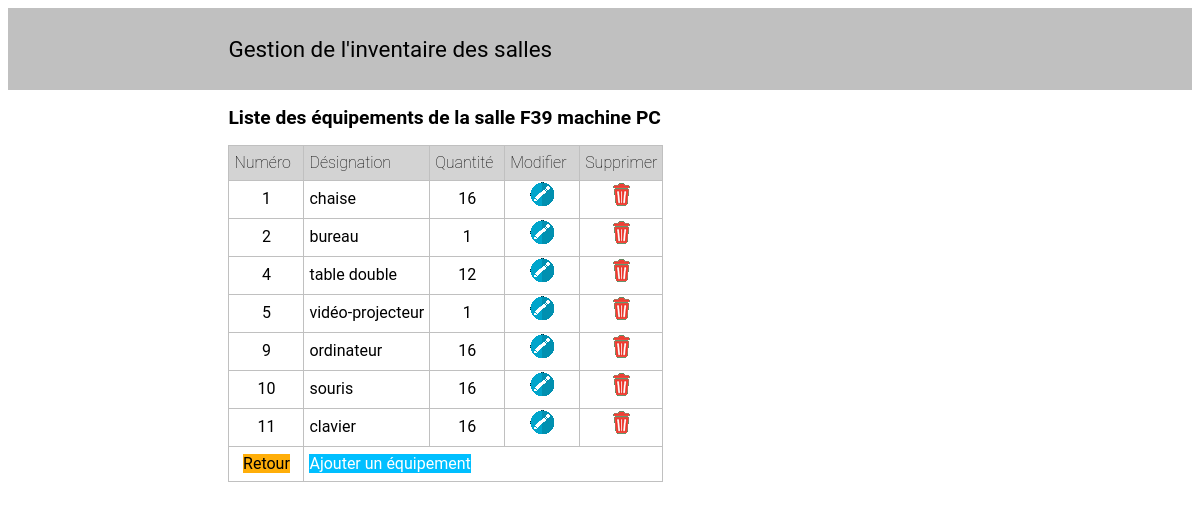
Page /controleur/salleEquipt.php?num=F39 on the committed database.
### tables this page shows
CREATE TABLE `SALLE` (
  `num_salle` varchar(5) NOT NULL,
  `lib_salle` varchar(30) DEFAULT NULL,
  `etage` varchar(5) NOT NULL,
  PRIMARY KEY (`num_salle`)
);

CREATE TABLE `TYPE_EQUIPT` (
  `id_equipt` int(11) NOT NULL AUTO_INCREMENT,
  `lib_equipt` varchar(30) NOT NULL,
  `commentaire` varchar(200) DEFAULT NULL,
  PRIMARY KEY (`id_equipt`)
);

CREATE TABLE `CONTIENT` (
  `num_salle` varchar(5) NOT NULL,
  `id_equipt` int(11) NOT NULL,
  `qte` int(11) NOT NULL,
  PRIMARY KEY (`num_salle`,`id_equipt`)
);

### modele/connexion.php (called while the page is built)
<?php
class Connexion {
    private $db;
    public function __construct() {
        $db_config = [
            'SGBD' => 'mysql',
            'HOST' => 'devbdd.iutmetz.univ-lorraine.fr',
            'DB_NAME' => 'guillera2u_salles',
            'USER' => 'guillera2u_appli',
            'PASSWORD' => '32229052'
        ];
        try {
            $this->db = new PDO($db_config['SGBD'] . ':host=' . $db_config['HOST'] . ';dbname=' . $db_config['DB_NAME'], $db_config['USER'], $db_config['PASSWORD'], [
                PDO::MYSQL_ATTR_INIT_COMMAND => 'SET NAMES utf8'
            ]);
        } catch (PDOException $e) {
            die('Connection failed: ' . $e->getMessage());
        }
    }
    public function execSQL(string $req, array $valeurs = []) {
        try {
            $stmt = $this->db->prepare($req);
            $stmt->execute($valeurs);
            return $stmt->fetchAll(PDO::FETCH_ASSOC);
        } catch (PDOException $e) {
            die('Query failed: ' . $e->getMessage());
        }
    }
}
?>

### modele/salleDAO.class.php (called while the page is built, shortened)
<?php
require_once 'connexion.php';
require_once 'salle.class.php';
class SalleDAO {
    private $bd;
    private $select;
    public function __construct() {
        $this->bd = new Connexion();
        $this->select = "SELECT num_salle, lib_salle, etage FROM SALLE";
    }
    private function loadQuery(array $result): array {
        $salles = [];
        foreach ($result as $row) {
            $salle = new Salle();
            $salle->setNum($row['num_salle']);
            $salle->setLibelle($row['lib_salle']);
            $salle->setEtage($row['etage']);
            $salles[] = $salle;
        }
        return $salles;
    }
    public function getByNum(string $num): Salle {
        $uneSalle = new Salle();
        $lesSalles = $this->loadQuery($this->bd->execSQL($this->select . " WHERE num_salle = :num", [':num' => $num]));
        if (count($lesSalles) > 0) {
            $uneSalle = $lesSalles[0];
        }
        return $uneSalle;
    }
}
?>

### modele/equiptBySalleDAO.class.php (called while the page is built, shortened)
<?php
require_once 'connexion.php';
require_once 'equiptBySalle.class.php';
require_once 'equipementDAO.class.php';
class EquiptBySalleDAO {
    private $bd;
    private $select;
    public function __construct() {
        $this->bd = new Connexion();
        $this->select = "SELECT num_salle, id_equipt, qte FROM CONTIENT";
    }
    private function loadQuery(array $result): array {
        $equipementDAO = new EquipementDAO();
        $lesEquiptBySalle = [];
        foreach ($result as $row) {
            $equipement = $equipementDAO->getById($row['id_equipt']);
            $lesEquiptBySalle[] = new EquiptBySalle($row['num_salle'], $equipement, $row['qte']);
        }
        return $lesEquiptBySalle;
    }
    public function getByNumSalle(string $numSalle): array {
        return $this->loadQuery($this->bd->execSQL($this->select . " WHERE num_salle = :numSalle", [':numSalle' => $numSalle]));
    }
}
?>

### modele/equipementDAO.class.php (called while the page is built, shortened)
<?php
require_once 'connexion.php';
require_once 'equipement.class.php';
class EquipementDAO {
    private $bd;
    private $select;
    public function __construct() {
        $this->bd = new Connexion();
        $this->select = "SELECT id_equipt, lib_equipt, commentaire FROM TYPE_EQUIPT";
    }
    private function loadQuery(array $result): array {
        $equipements = [];
        foreach ($result as $row) {
            $equipement = new Equipement();
            $equipement->setId($row['id_equipt']);
            $equipement->setLibelle($row['lib_equipt']);
            $equipement->setCommentaire($row['commentaire']);
            $equipements[] = $equipement;
        }
        return $equipements;
    }
    public function getById(string $id): Equipement {
        $unEquipement = new Equipement();
        $lesEquipements = $this->loadQuery($this->bd->execSQL($this->select . " WHERE id_equipt = :id", [':id' => $id]));
        if (count($lesEquipements) > 0) {
            $unEquipement = $lesEquipements[0];
        }
        return $unEquipement;
    }
}
?>

### modele/equiptBySalle.class.php (called while the page is built, shortened)
<?php
require_once 'equipement.class.php';
class EquiptBySalle {
    private $equipement;
    private $qte;
    public function __construct(string $numSalle = '', Equipement $equipement = null, int $qte = 0) {
        $this->equipement = $equipement;
        $this->qte = $qte;
    }
    public function getEquipement() { return $this->equipement; }
    public function getQte() { return $this->qte; }
}
?>

### modele/equipement.class.php (called while the page is built, shortened)
<?php
class Equipement {
    private $id;
    private $libelle;
    public function __construct(string $id = '', string $libelle = '', string $commentaire = '') {
        $this->id = $id;
        $this->libelle = $libelle;
    }
    public function getId() { return $this->id; }
    public function setId($id) { $this->id = $id; }
    public function getLibelle() { return $this->libelle; }
    public function setLibelle($libelle) { $this->libelle = $libelle; }
}
?>

### modele/salle.class.php (called while the page is built, shortened)
<?php
class Salle {
    private $num;
    private $libelle;
    public function __construct(string $num = '', string $libelle = '', string $etage = '') {
        $this->num = $num;
        $this->libelle = $libelle;
    }
    public function getNum() { return $this->num; }
    public function setNum($num) { $this->num = $num; }
    public function getLibelle() { return $this->libelle; }
    public function setLibelle($libelle) { $this->libelle = $libelle; }
}
?>

### controleur/salleEquipt.php (the view, shortened to what this page needs)
<?php
$num = (isset($_GET['num'])) ? $_GET['num'] : null;
require_once '../modele/salleDAO.class.php';
$salleDAO = new SalleDAO();
$uneSalle = $salleDAO->getByNum($num);
$titre = "Liste des équipements de la salle " . $uneSalle->getNum() . " " . $uneSalle->getLibelle();
require_once '../modele/equiptBySalleDAO.class.php';
$equiptBySalleDAO = new EquiptBySalleDAO();
$lesEquiptsBySalle = $equiptBySalleDAO->getByNumSalle($num);
$lignes = [];
foreach ($lesEquiptsBySalle as $unEquiptBySalle) {
    $unEquipt = $unEquiptBySalle->getEquipement();
    $ch = '';
    $ch .= '<td>' . $unEquipt->getId() . '</td>';
    $ch .= '<td>' . $unEquipt->getLibelle() . '</td>';
    $ch .= '<td>' . $unEquiptBySalle->getQte() . '</td>';
    $ch .= '<td><a href="editSalleEquipt.php?op=m&num=' . urlencode($num) . '&id=' . urlencode($unEquipt->getId()) . '"><img src="../vue/style/images/modification.png"></a></td>';
    $ch .= '<td><a href="editSalleEquipt.php?op=s&num=' . urlencode($num) . '&id=' . urlencode($unEquipt->getId()) . '"><img src="../vue/style/images/corbeille.png"></a></td>';
    $lignes[] = "<tr>$ch</tr>";
}
require_once '../vue/salleEquipt.view.php';
?>

### vue/salleEquipt.view.php (shortened to what this page needs)
<!DOCTYPE html>
<html lang="fr">
<head>
    <link rel="stylesheet" href="../vue/style/style.css">
</head>
<body>
    <?php include 'header.php'; ?>
    <section>
        <label></label>
        <h1><?php echo $titre; ?></h1>
    </section>
    <section>
        <label></label>
        <table class="table_salle_equipt">
            <tr>
                <th>Numéro</th>
                <th>Désignation</th>
                <th>Quantité</th>
                <th>Modifier</th>
                <th>Supprimer</th>
            </tr>
            <?php foreach ($lignes as $ligne): ?>
                <?php echo $ligne; ?>
            <?php endforeach; ?>
            <tr>
                <td>
                    <a href="salle.php" class="retour">Retour</a>
                </td>
                <td colspan="4">
                    <a href="editSalleEquipt.php?op=a&num=<?php echo urlencode($num); ?>" class="ajout">Ajouter un équipement</a>
                </td>
            </tr>
        </table>
    </section>
</body>
</html>

### vue/style/style.css (style rules this page uses)
body { font-family: Roboto, Arial, sans-serif; width: auto; }
h1 { font-size: 1.2em; }
a { text-decoration: none; cursor: pointer; }
section { min-height: 3em; text-align: left; display: grid; grid-template-columns: 1fr 8fr; grid-gap: 100px; }
label { text-align: right; }
input[type="submit"], .ajout { min-height: 2em; min-width: 8em; background-color: rgba(0, 191, 255); font-size: medium; cursor: pointer; color: white; }
input[name="Annuler"], .retour { background-color: rgba(255, 174, 9); color: black; }
table { margin: auto; margin-left: 0px; }
table, td, th { border: 1px solid silver; border-collapse: collapse; line-height: 2em; }
td, th { padding-left: 5px; padding-right: 5px; }
th { background-color: lightgrey; font-weight: lighter; }
td { min-width: 4em; text-align: center; }
.table_salle td:nth-child(2), .table_salle_equipt td:nth-child(2) { text-align: left; }

### rows in the picture
salle: titre "Liste des équipements de la salle F39 machine PC"
type_equipt: id_equipt "1", lib_equipt "chaise"
contient: qte "16"
type_equipt: id_equipt "2", lib_equipt "bureau"
contient: qte "1"
type_equipt: id_equipt "4", lib_equipt "table double"
contient: qte "12"
type_equipt: id_equipt "5", lib_equipt "vidéo-projecteur"
contient: qte "1"
type_equipt: id_equipt "9", lib_equipt "ordinateur"
contient: qte "16"
type_equipt: id_equipt "10", lib_equipt "souris"
contient: qte "16"
type_equipt: id_equipt "11", lib_equipt "clavier"
contient: qte "16"
